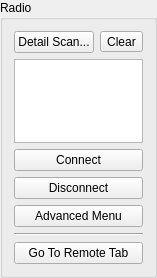
<?xml version="1.0" encoding="UTF-8"?>
<ui version="4.0">
 <class>RadioPanel</class>
 <widget class="QGroupBox" name="RadioPanel">
  <property name="geometry">
   <rect>
    <x>0</x>
    <y>0</y>
    <width>143</width>
    <height>278</height>
   </rect>
  </property>
  <property name="windowTitle">
   <string>Radio Panel</string>
  </property>
  <property name="title">
   <string>Radio</string>
  </property>
  <layout class="QVBoxLayout" name="verticalLayout">
   <item>
    <layout class="QHBoxLayout" name="horizontalLayout">
     <item>
      <widget class="QPushButton" name="detailScanButton">
       <property name="text">
        <string>Detail Scan...</string>
       </property>
      </widget>
     </item>
     <item>
      <widget class="QToolButton" name="clearButton">
       <property name="text">
        <string>Clear</string>
       </property>
      </widget>
     </item>
    </layout>
   </item>
   <item>
    <widget class="QListWidget" name="deviceList">
     <property name="contextMenuPolicy">
      <enum>Qt::ActionsContextMenu</enum>
     </property>
    </widget>
   </item>
   <item>
    <widget class="QPushButton" name="connectButton">
     <property name="text">
      <string>Connect</string>
     </property>
    </widget>
   </item>
   <item>
    <widget class="QPushButton" name="disconnectButton">
     <property name="text">
      <string>Disconnect</string>
     </property>
    </widget>
   </item>
   <item>
    <widget class="QPushButton" name="advancedMenuButton">
     <property name="text">
      <string>Advanced Menu</string>
     </property>
    </widget>
   </item>
   <item>
    <layout class="QVBoxLayout" name="ctrlVarLayout"/>
   </item>
   <item>
    <widget class="Line" name="line">
     <property name="orientation">
      <enum>Qt::Horizontal</enum>
     </property>
    </widget>
   </item>
   <item>
    <widget class="QPushButton" name="goToRemoteButton">
     <property name="text">
      <string>Go To Remote Tab</string>
     </property>
    </widget>
   </item>
  </layout>
  <action name="actionConnectSpecificBootloader">
   <property name="text">
    <string>Connect Specific Bootloader...</string>
   </property>
  </action>
  <action name="actionConnectNoStreaming">
   <property name="text">
    <string>Connect (No Streaming)</string>
   </property>
  </action>
  <action name="actionConnectSpecificSerial">
   <property name="text">
    <string>Connect Specific Serial...</string>
   </property>
  </action>
  <action name="actionClear">
   <property name="text">
    <string>Clear Scan List</string>
   </property>
   <property name="toolTip">
    <string>Clear Scan List</string>
   </property>
  </action>
 </widget>
 <resources/>
 <connections/>
</ui>
